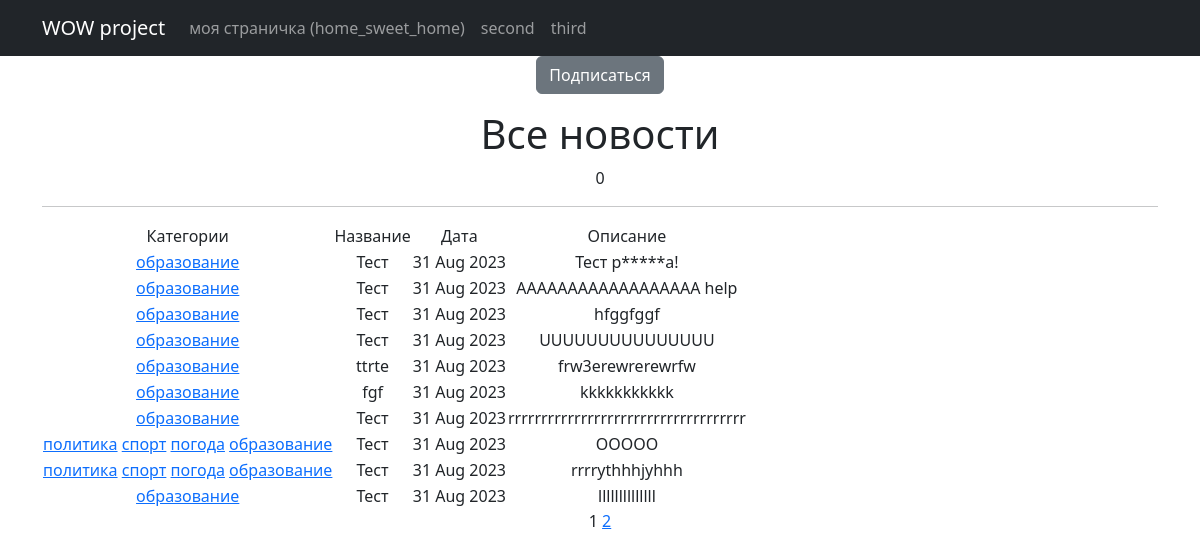
Screenshot of /news/categories/4 with the database file from the repository.
### news/models.py (models this page shows, shortened)
class Category (models.Model):
    name = models.CharField(max_length=255, unique=True)
    subscribers = models.ManyToManyField(User, blank=True, related_name='categories')
    def __str__(self):
        return self.name

class Post (models.Model):
    author = models.ForeignKey("Author", on_delete=models.CASCADE)
    types = models.CharField(max_length=2, choices=post_types, default=article)
    creation_datetime = models.DateTimeField(auto_now_add=True)
    post_category = models.ManyToManyField("Category", through=PostCategory)
    heading = models.CharField(max_length=255)
    text = models.TextField()
    rating = models.IntegerField(default=0)

### news/views.py (the view)
# urls.py: path('categories/<int:pk>', CategoryListView.as_view(), name='category_list'),
class CategoryListView(PostsList):
    model = Post
    template_name = 'category_list.html'
    context_object_name = 'category_news_list'
    def get_queryset(self):
        self.category = get_object_or_404(Category, id=self.kwargs['pk'])
        queryset = Post.objects.filter(post_category=self.category)
        self.filterset = PostFilter(self.request.GET, queryset)
        return self.filterset.qs
    def get_context_data(self, **kwargs):
        context = super().get_context_data(**kwargs)
        context['is_not_subscriber'] = self.request.user not in self.category.subscribers.all()
        context['category'] = self.category
        context['filterset'] = self.filterset
        return context

### news/templatetags/custom_filters.py (called while the page is built)
@register.filter()
def censor(value):
    if not isinstance(value, str):
        raise TypeError()
    for word in re.findall(r"[\w']+|[.,!?;]",value):
        if word.lower() in censu:
            value = value.replace(word, f"{word[0]}{'*'*(len(word)-2)}{word[-1]}")
    return value

### news/views.py (called while the page is built)
    def get_context_data(self, **kwargs: Any) -> Dict[str, Any]:
        context = super().get_context_data(**kwargs)
        context['filterset'] = self.filterset
        return context

### templates/category_list.html (shortened to what this page needs)
{% extends 'flatpages/default.html' %}
{% load custom_filters %}
{% block content %}
    {%if is_not_subscriber %}
        <p class="text-center"><a href="{% url 'subscribe' category.id %}" class="btn btn-secondary btm-sm">Подписаться</a> </p>
    {% endif%}
   <h1>Все новости</h1>
        {{ news|length }}
        <hr>
        {% if category_news_list %}
            <table>
                <tr>
                    <td>Категории</td>
                    <td>Название</td>
                    <td>Дата</td>
                    <td>Описание</td>
                </tr>
                {% for new in category_news_list %}
                <tr>
                    <td>
                        {% for category in new.post_category.all %}
                            <a href="{% url 'category_list' category.id %}">{{category}}</a>
                        {% endfor %}
                    </td>
                    <td>{{ new.heading|censor }}</td>
                    <td>{{ new.creation_datetime|date:'d M Y' }}</td>
                    <td>{{ new.text|censor|truncatewords:20 }}</td>
                </tr>
                {% endfor %}
            </table>
        {% else %}
            <h2>Новостей нет!</h2>
        {% endif %}
   {{ page_obj.number }}
   {% if page_obj.has_next %}
       <a href="?page={{ page_obj.next_page_number }}">{{ page_obj.next_page_number }}</a>
   {% endif %}
{% endblock content %}

### rows the page displays
Post: heading|censor "Тест", creation_datetime "31 Aug 2023", text|censor "Тест р*****а!"
Category: name "образование"
Post: heading|censor "Тест", creation_datetime "31 Aug 2023", text|censor "AAAAAAAAAAAAAAAAAA help"
Post: heading|censor "Тест", creation_datetime "31 Aug 2023", text|censor "hfggfggf"
Post: heading|censor "Тест", creation_datetime "31 Aug 2023", text|censor "UUUUUUUUUUUUUUU"
Post: heading|censor "ttrte", creation_datetime "31 Aug 2023", text|censor "frw3erewrerewrfw"
Post: heading|censor "fgf", creation_datetime "31 Aug 2023", text|censor "kkkkkkkkkkk"
Post: heading|censor "Тест", creation_datetime "31 Aug 2023", text|censor "rrrrrrrrrrrrrrrrrrrrrrrrrrrrrrrrrrrr"
Post: heading|censor "Тест", creation_datetime "31 Aug 2023", text|censor "OOOOO"
Category: name "политика"
Category: name "спорт"
Category: name "погода"
Post: heading|censor "Тест", creation_datetime "31 Aug 2023", text|censor "rrrrythhhjyhhh"
Post: heading|censor "Тест", creation_datetime "31 Aug 2023", text|censor "llllllllllllll"

### other values shown
{{ news|length }} "0"
{{ page_obj.number }} "1"
{{ page_obj.next_page_number }} "2"
